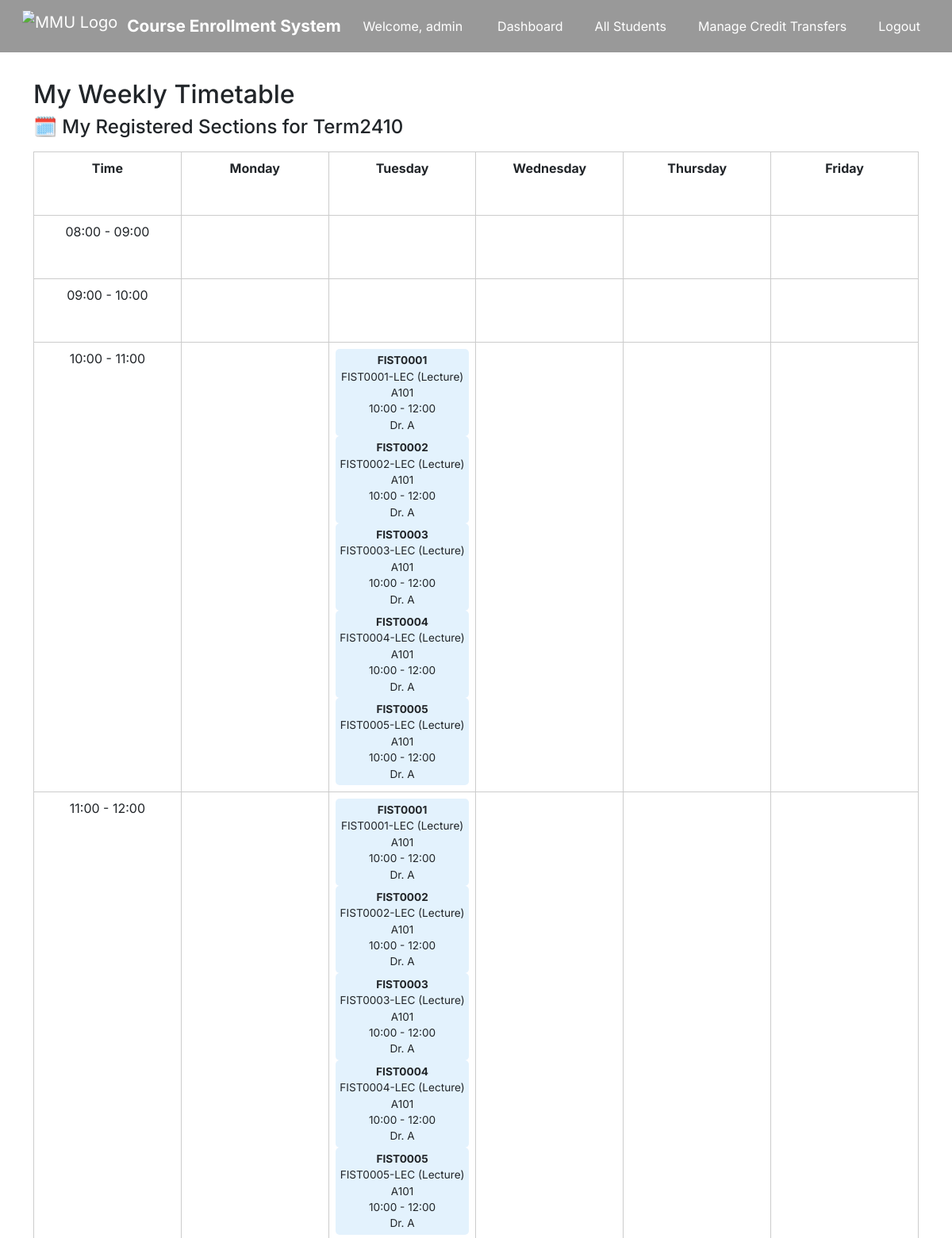
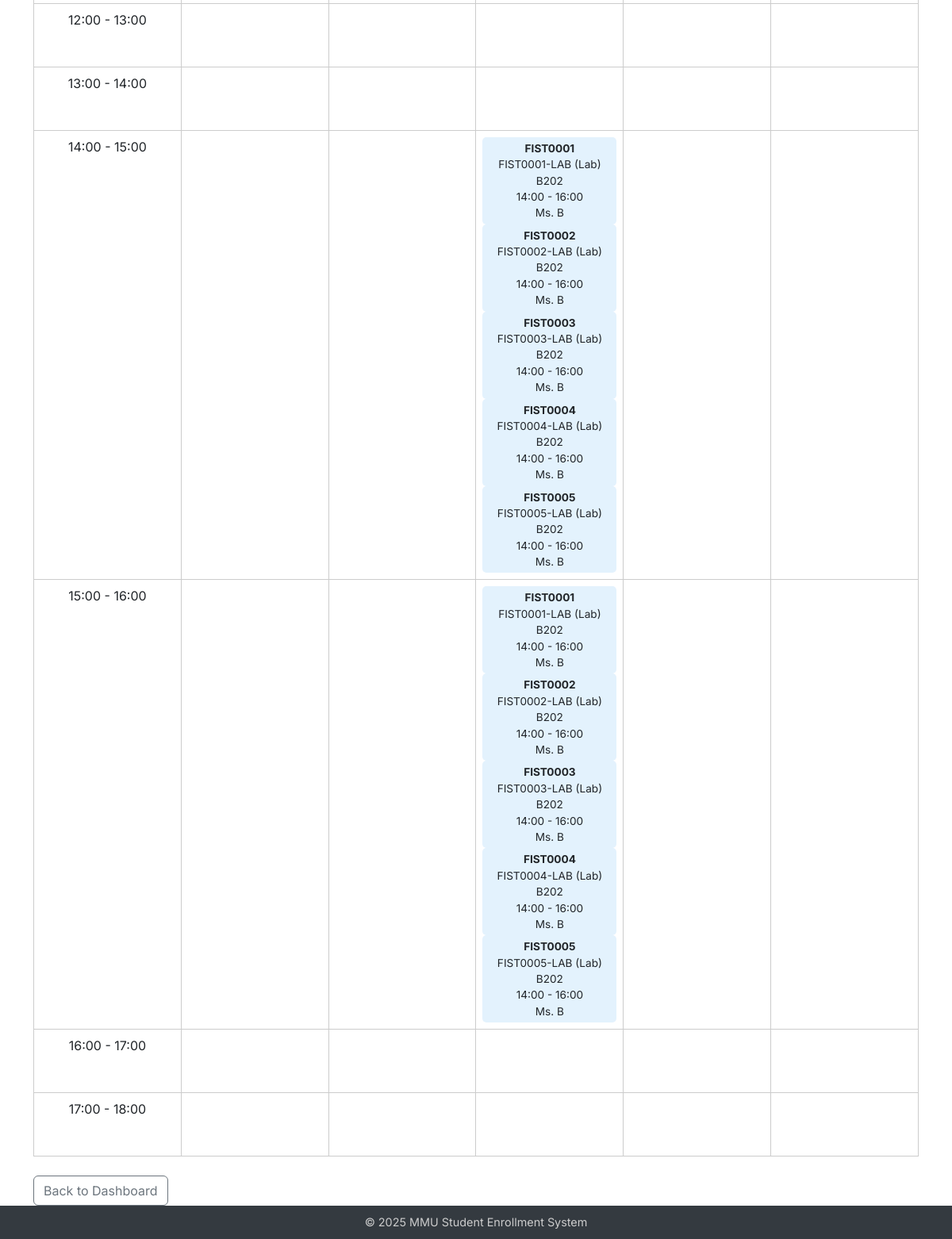
The page /timetable (signed in) on the database its author committed (2 pictures, top to bottom).
### app/models.py (models this page shows, shortened)
class Admin(UserMixin, db.Model):
    id = db.Column(db.Integer, primary_key=True)
    username = db.Column(db.String(64), unique=True)
    password_hash = db.Column(db.String(128))
    @property
    def is_admin(self):
        return True

class SystemSetting(db.Model):
    id = db.Column(db.Integer, primary_key=True)
    key = db.Column(db.String(64), unique=True, nullable=False)
    value = db.Column(db.String(128), nullable=False)

class Section(db.Model):
    id = db.Column(db.Integer, primary_key=True)
    course_id = db.Column(db.Integer, db.ForeignKey('course.id'), nullable=False)
    name = db.Column(db.String(20), nullable=False)
    type = db.Column(db.String(20), nullable=False)
    instructor = db.Column(db.String(64), nullable=False)  # ✅ 加这个
    location = db.Column(db.String(128), nullable=False)    # ✅ 加这个
    day = db.Column(db.String(20), nullable=False)
    start_time = db.Column(db.Time, nullable=False)         # ✅ 建议用标准时间类型
    end_time = db.Column(db.Time, nullable=False)
    quota = db.Column(db.Integer, nullable=False)
    course = db.relationship("Course", back_populates="sections")
    enrollments = db.relationship("Enrollment", back_populates="section", cascade="all, delete")

class Course(db.Model):
    id = db.Column(db.Integer, primary_key=True)
    course_code = db.Column(db.String(10), unique=True)
    course_name = db.Column(db.String(128))
    description = db.Column(db.Text)
    credits = db.Column(db.Integer)
    semester = db.Column(db.String(64))
    department = db.Column(db.String(64))
    prerequisite_id = db.Column(db.Integer, db.ForeignKey('course.id'))
    prerequisite = db.relationship("Course", remote_side=[id])
    enrollments = db.relationship('Enrollment', backref='course', lazy=True)
    sections = db.relationship('Section', back_populates='course', cascade='all, delete')

### app/routes.py (the view)
@main.route("/timetable")
@login_required
def timetable():
    student_id = current_user.id
    setting = SystemSetting.query.filter_by(key="open_semester").first()
    open_semester = setting.value if setting else "Term2410"
    sections = db.session.query(Section).join(Enrollment).join(Section.course).filter(
        Enrollment.student_id == student_id,
        Course.semester == open_semester
    ).all()
    return render_template("student/timetable.html", sections=sections, open_semester=open_semester)

### app/templates/student/timetable.html (shortened to what this page needs)
{% extends "base.html" %}
{% block content %}
<h2>My Weekly Timetable</h2>
<h4 class="mb-3">🗓️ My Registered Sections for {{ open_semester }}</h4>
<table class="timetable">
    <thead>
        <tr>
            <th>Time</th>
            {% for day in ['Monday', 'Tuesday', 'Wednesday', 'Thursday', 'Friday'] %}
                <th>{{ day }}</th>
            {% endfor %}
        </tr>
    </thead>
    <tbody>
        {% for hour in range(8, 18) %}
        <tr>
            <td>{{ "%02d:00 - %02d:00" % (hour, hour + 1) }}</td>
            {% for day in ['Monday', 'Tuesday', 'Wednesday', 'Thursday', 'Friday'] %}
            <td>
                {% for s in sections %}
                    {% if s.day == day and s.start_time.hour <= hour < s.end_time.hour %}
                        <div class="course-block">
                            <strong>{{ s.course.course_code }}</strong><br>
                            {{ s.name }} ({{ s.type }})<br>
                            {{ s.location }}<br>
                            {{ s.start_time.strftime('%H:%M') }} - {{ s.end_time.strftime('%H:%M') }}<br>
                            {{ s.instructor }}
                        </div>
                    {% endif %}
                {% endfor %}
            </td>
            {% endfor %}
        </tr>
        {% endfor %}
    </tbody>
</table>
<a href="{{ url_for('main.dashboard') }}" class="btn btn-outline-secondary mt-4">Back to Dashboard</a>
{% endblock %}

### app/templates/base.html (shortened to what this page needs)
<!DOCTYPE html>
<html lang="en">
<head>
  <link href="https://cdn.jsdelivr.net/npm/bootstrap@5.3.0/dist/css/bootstrap.min.css" rel="stylesheet">
</head>
<body>
<nav id="navbar" class="navbar navbar-expand-lg navbar-dark navbar-transparent fixed-top px-3" style="background-color: rgba(0,0,0,0.4);">
  <div class="container-fluid">
    <a class="navbar-brand d-flex align-items-center" href="{{ url_for('main.index') }}">
      <img src="{{ url_for('static', filename='image/Multimedia_University_secondary_logo_2020.png') }}" alt="MMU Logo">
      <span>Course Enrollment System</span>
    </a>
    <div class="ms-auto d-flex align-items-center">
      {% if current_user.is_authenticated %}
        <span class="text-white me-3">
          Welcome, {{ current_user.username if current_user.is_admin else current_user.name }}
        </span>
        {% if current_user.is_admin %}
          <a class="btn btn-nav" href="{{ url_for('main.admin_dashboard') }}">Dashboard</a>
          <a class="btn btn-nav" href="{{ url_for('main.admin_all_students') }}">All Students</a>
          <a class="btn btn-nav" href="{{ url_for('main.admin_credit_transfer') }}">Manage Credit Transfers</a>
          <a class="btn btn-nav" href="{{ url_for('main.admin_logout') }}">Logout</a>
        {% elif current_user.is_student %}
          <a class="btn btn-nav" href="{{ url_for('main.dashboard') }}">Dashboard</a>
          <a class="btn btn-nav" href="{{ url_for('main.profile') }}">My Profile</a>
          <a class="btn btn-nav" href="{{ url_for('main.finance') }}">Finance</a>
          <a class="btn btn-nav" href="{{ url_for('main.logout') }}">Logout</a>
        {% endif %}
      {% else %}
        <a class="btn btn-nav" href="{{ url_for('main.register') }}">Register</a>
        <a class="btn btn-nav" href="{{ url_for('main.login') }}">Student Login</a>
        <a class="btn btn-nav" href="{{ url_for('main.admin_login') }}">Admin Login</a>
      {% endif %}
    </div>
  </div>
</nav>
<main class="{% if request.endpoint == 'main.index' %}{% else %}container{% endif %}" style="padding-top: 100px;">
  {% block content %}{% endblock %}
</main>
<footer>
  © 2025 MMU Student Enrollment System
</footer>
</body>
</html>

### app/templates/base.html (style rules this page uses)
body { margin: 0; padding: 0; min-height: 100vh; display: flex; flex-direction: column; font-family: 'Inter', sans-serif; background-color: transparent; }
main { flex: 1; }
footer { background: #343a40; color: #ccc; text-align: center; padding: 10px 0; font-size: 0.9rem; }
.navbar-transparent { background-color: rgba(0, 0, 0, 0.4) !important; backdrop-filter: blur(2px); -webkit-backdrop-filter: blur(2px); box-shadow: none !important; border: none !important; }
.navbar-brand img { height: 40px; margin-right: 12px; }
.navbar-brand span { color: white; font-size: 1.3rem; font-weight: bold; }
.btn-nav { background: transparent; color: white; border: none; font-size: 1rem; margin-left: 1rem; }

### app/templates/student/timetable.html (style rules this page uses)
table.timetable { table-layout: fixed; width: 100%; text-align: center; border-collapse: collapse; }
table.timetable th, table.timetable td { border: 1px solid #ccc; padding: 8px; vertical-align: top; height: 80px; }
.course-block { background-color: #e3f2fd; border-radius: 5px; padding: 4px; font-size: 0.85rem; }

### rows shown on the page
Admin: username "admin"
SystemSetting: value "Term2410"
Section: course.course_code "FIST0001", name "FIST0001-LEC", type "Lecture", location "A101", start_time "10:00", end_time "12:00", instructor "Dr. A"
Section: course.course_code "FIST0002", name "FIST0002-LEC", type "Lecture", location "A101", start_time "10:00", end_time "12:00", instructor "Dr. A"
Section: course.course_code "FIST0003", name "FIST0003-LEC", type "Lecture", location "A101", start_time "10:00", end_time "12:00", instructor "Dr. A"
Section: course.course_code "FIST0004", name "FIST0004-LEC", type "Lecture", location "A101", start_time "10:00", end_time "12:00", instructor "Dr. A"
Section: course.course_code "FIST0005", name "FIST0005-LEC", type "Lecture", location "A101", start_time "10:00", end_time "12:00", instructor "Dr. A"
Section: course.course_code "FIST0001", name "FIST0001-LAB", type "Lab", location "B202", start_time "14:00", end_time "16:00", instructor "Ms. B"
Section: course.course_code "FIST0002", name "FIST0002-LAB", type "Lab", location "B202", start_time "14:00", end_time "16:00", instructor "Ms. B"
Section: course.course_code "FIST0003", name "FIST0003-LAB", type "Lab", location "B202", start_time "14:00", end_time "16:00", instructor "Ms. B"
Section: course.course_code "FIST0004", name "FIST0004-LAB", type "Lab", location "B202", start_time "14:00", end_time "16:00", instructor "Ms. B"
Section: course.course_code "FIST0005", name "FIST0005-LAB", type "Lab", location "B202", start_time "14:00", end_time "16:00", instructor "Ms. B"

### other values the page prints
{{ day }} "Monday" "Tuesday" "Wednesday" "Thursday" "Friday"
{{ "%02d:00 - %02d:00" % (hour, hour + 1) }} "08:00 - 09:00" "09:00 - 10:00" "10:00 - 11:00" "11:00 - 12:00" "12:00 - 13:00" "13:00 - 14:00" "14:00 - 15:00" "15:00 - 16:00" "16:00 - 17:00" "17:00 - 18:00"
